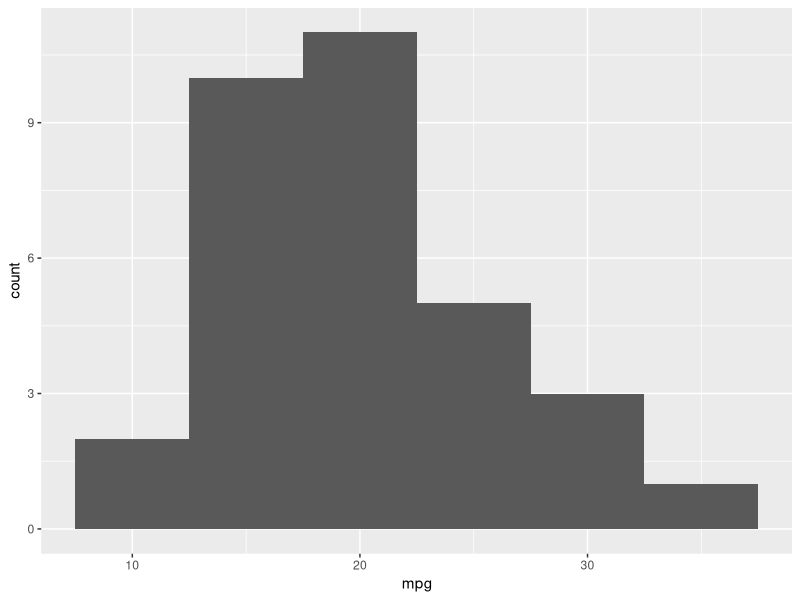
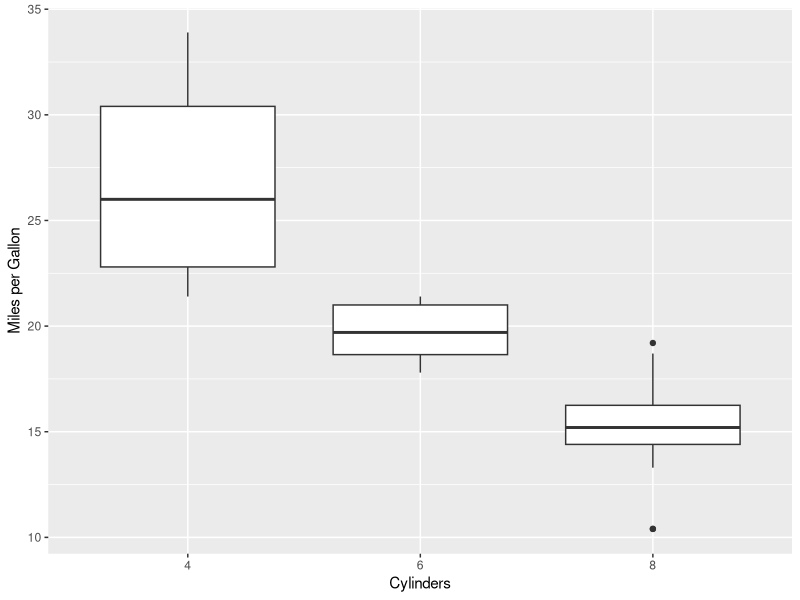

Source code (R) for these figures, in order:
## ---- chunk 1
# load packages
library(ggplot2)
library(tidyverse)
# load mtcars data
data(mtcars)

mtcars <- mutate(mtcars,cyl=factor(cyl,ordered=TRUE,levels=c(4,6,8)))
head(mtcars,n=6)

ggplot(mtcars,aes(x=mpg)) + geom_histogram(binwidth=5)

## ---- chunk 2
my_boxplot <- ggplot(mtcars,aes(x=cyl,y=mpg)) + geom_boxplot() + xlab('Cylinders') + ylab('Miles per Gallon')
my_boxplot
